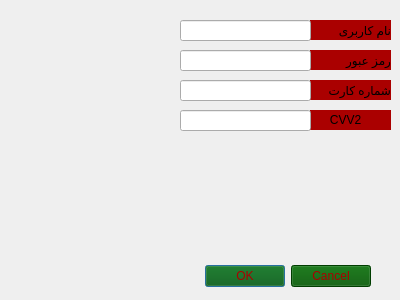
<?xml version="1.0" encoding="UTF-8"?>
<ui version="4.0">
 <class>Registor</class>
 <widget class="QDialog" name="Registor">
  <property name="geometry">
   <rect>
    <x>0</x>
    <y>0</y>
    <width>400</width>
    <height>300</height>
   </rect>
  </property>
  <property name="minimumSize">
   <size>
    <width>400</width>
    <height>300</height>
   </size>
  </property>
  <property name="maximumSize">
   <size>
    <width>400</width>
    <height>300</height>
   </size>
  </property>
  <property name="windowTitle">
   <string>Dialog</string>
  </property>
  <property name="styleSheet">
   <string notr="true">background-image: url(:/photos/registor.png);</string>
  </property>
  <widget class="QDialogButtonBox" name="buttonBox">
   <property name="geometry">
    <rect>
     <x>30</x>
     <y>260</y>
     <width>341</width>
     <height>32</height>
    </rect>
   </property>
   <property name="styleSheet">
    <string notr="true">background-image: url();
background-color: rgb(0, 85, 0);
color: rgb(170, 0, 0);</string>
   </property>
   <property name="orientation">
    <enum>Qt::Horizontal</enum>
   </property>
   <property name="standardButtons">
    <set>QDialogButtonBox::Cancel|QDialogButtonBox::Ok</set>
   </property>
  </widget>
  <widget class="QLabel" name="label">
   <property name="geometry">
    <rect>
     <x>310</x>
     <y>80</y>
     <width>81</width>
     <height>20</height>
    </rect>
   </property>
   <property name="styleSheet">
    <string notr="true">background-image: url();
background-color: rgb(170, 0, 0);
color: rgb(0, 0, 0);</string>
   </property>
   <property name="text">
    <string>شماره کارت </string>
   </property>
  </widget>
  <widget class="QLabel" name="label_2">
   <property name="geometry">
    <rect>
     <x>310</x>
     <y>110</y>
     <width>81</width>
     <height>20</height>
    </rect>
   </property>
   <property name="styleSheet">
    <string notr="true">background-image: url();
background-color: rgb(170, 0, 0);
color: rgb(0, 0, 0);</string>
   </property>
   <property name="text">
    <string>      CVV2</string>
   </property>
  </widget>
  <widget class="QLineEdit" name="lineEdit">
   <property name="geometry">
    <rect>
     <x>180</x>
     <y>80</y>
     <width>131</width>
     <height>21</height>
    </rect>
   </property>
   <property name="styleSheet">
    <string notr="true">background-image: url();
</string>
   </property>
  </widget>
  <widget class="QLineEdit" name="lineEdit_2">
   <property name="geometry">
    <rect>
     <x>180</x>
     <y>110</y>
     <width>131</width>
     <height>21</height>
    </rect>
   </property>
   <property name="styleSheet">
    <string notr="true">background-image: url();
</string>
   </property>
  </widget>
  <widget class="QLabel" name="label_3">
   <property name="geometry">
    <rect>
     <x>310</x>
     <y>20</y>
     <width>81</width>
     <height>20</height>
    </rect>
   </property>
   <property name="styleSheet">
    <string notr="true">background-image: url();
background-color: rgb(170, 0, 0);
color: rgb(0, 0, 0);</string>
   </property>
   <property name="text">
    <string>نام کاربری </string>
   </property>
  </widget>
  <widget class="QLabel" name="label_4">
   <property name="geometry">
    <rect>
     <x>310</x>
     <y>50</y>
     <width>81</width>
     <height>20</height>
    </rect>
   </property>
   <property name="styleSheet">
    <string notr="true">background-image: url();
background-color: rgb(170, 0, 0);
color: rgb(0, 0, 0);</string>
   </property>
   <property name="text">
    <string>رمز عبور </string>
   </property>
  </widget>
  <widget class="QLineEdit" name="lineEdit_3">
   <property name="geometry">
    <rect>
     <x>180</x>
     <y>50</y>
     <width>131</width>
     <height>21</height>
    </rect>
   </property>
   <property name="styleSheet">
    <string notr="true">background-image: url();
</string>
   </property>
  </widget>
  <widget class="QLineEdit" name="lineEdit_4">
   <property name="geometry">
    <rect>
     <x>180</x>
     <y>20</y>
     <width>131</width>
     <height>21</height>
    </rect>
   </property>
   <property name="styleSheet">
    <string notr="true">background-image: url();
</string>
   </property>
  </widget>
 </widget>
 <resources/>
 <connections>
  <connection>
   <sender>buttonBox</sender>
   <signal>accepted()</signal>
   <receiver>Registor</receiver>
   <slot>accept()</slot>
   <hints>
    <hint type="sourcelabel">
     <x>248</x>
     <y>254</y>
    </hint>
    <hint type="destinationlabel">
     <x>157</x>
     <y>274</y>
    </hint>
   </hints>
  </connection>
  <connection>
   <sender>buttonBox</sender>
   <signal>rejected()</signal>
   <receiver>Registor</receiver>
   <slot>reject()</slot>
   <hints>
    <hint type="sourcelabel">
     <x>316</x>
     <y>260</y>
    </hint>
    <hint type="destinationlabel">
     <x>286</x>
     <y>274</y>
    </hint>
   </hints>
  </connection>
 </connections>
</ui>
